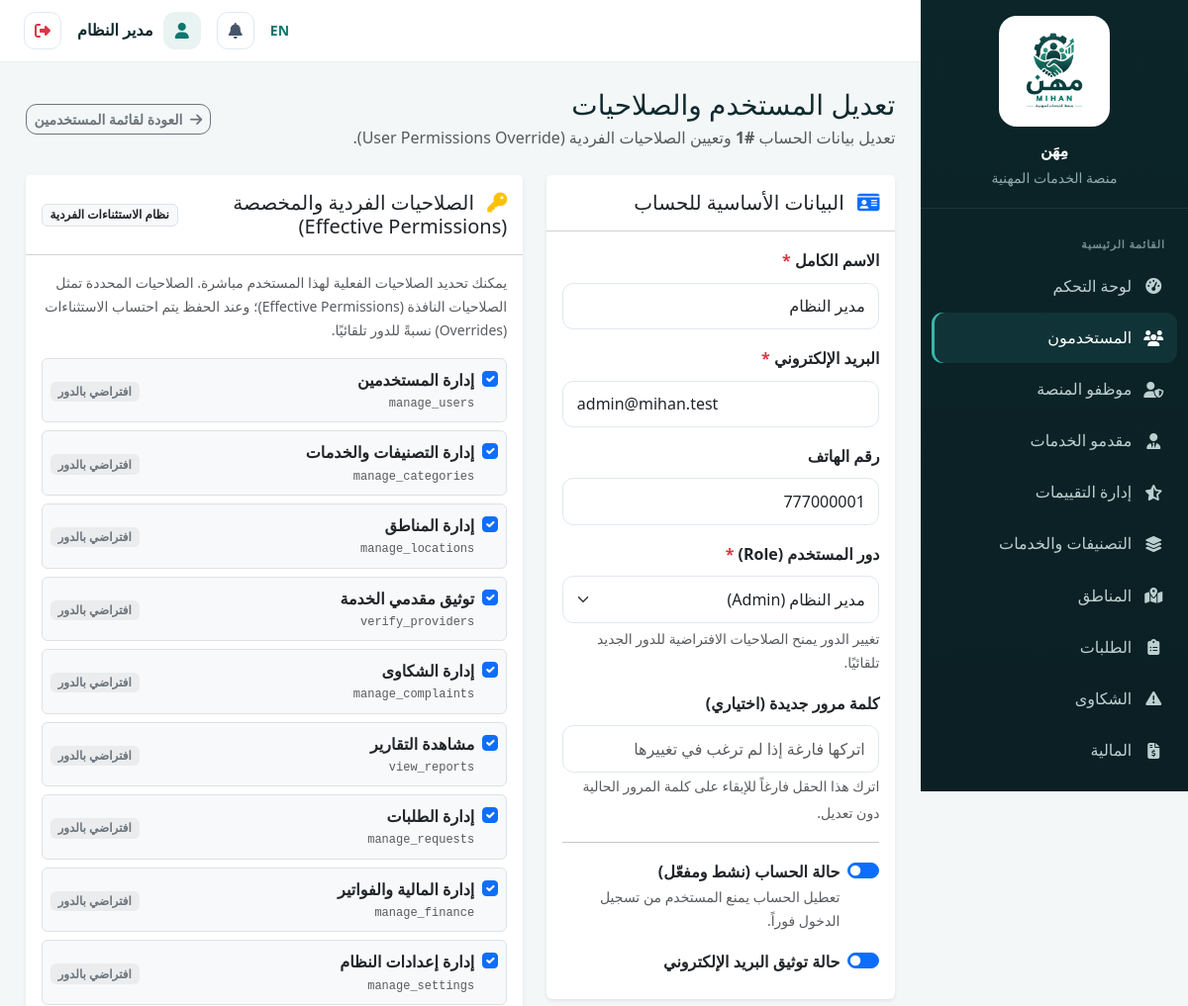
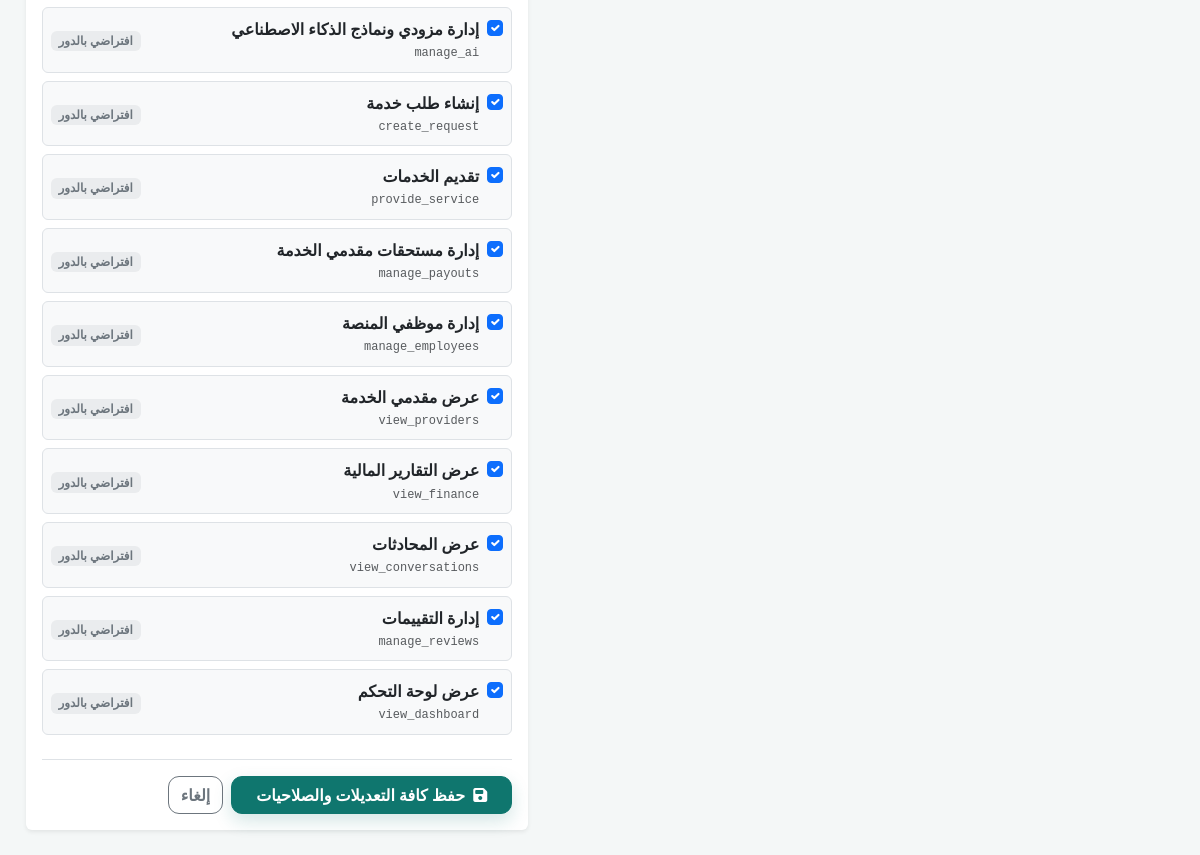
Page /admin/users/1/edit (signed in) on the committed database (2 pictures, top to bottom).
### tables this page shows
CREATE TABLE `system_settings` (
  `id` int(11) NOT NULL,
  `key` varchar(100) NOT NULL,
  `value` text DEFAULT NULL,
  `updated_at` datetime DEFAULT current_timestamp() ON UPDATE current_timestamp()
);

CREATE TABLE `users` (
  `id` int(11) NOT NULL,
  `name` varchar(150) NOT NULL,
  `email` varchar(150) NOT NULL,
  `phone` varchar(20) DEFAULT NULL,
  `password_hash` varchar(255) NOT NULL,
  `role` enum('customer','provider','employee','admin') NOT NULL DEFAULT 'customer',
  `profile_photo` varchar(255) DEFAULT NULL,
  `is_active` tinyint(1) NOT NULL DEFAULT 1,
  `is_verified_email` tinyint(1) NOT NULL DEFAULT 0,
  `created_at` datetime DEFAULT current_timestamp(),
  `updated_at` datetime DEFAULT current_timestamp() ON UPDATE current_timestamp()
);

CREATE TABLE `permissions` (
  `id` int(11) NOT NULL,
  `key` varchar(100) NOT NULL,
  `description` varchar(255) DEFAULT NULL
);

### app/views/admin/user_edit.php (the view, shortened to what the rows shown need)
<div class="d-flex justify-content-between align-items-center mb-4">
  <div>
    <h3 class="mb-1">تعديل المستخدم والصلاحيات</h3>
    <p class="text-muted mb-0">تعديل بيانات الحساب <strong>#<?= (int)$user['id'] ?></strong> وتعيين الصلاحيات الفردية (User Permissions Override).</p>
  </div>
  <a href="<?= url('/admin/users') ?>" class="btn btn-outline-secondary btn-sm">
    <i class="fa-solid fa-arrow-right me-1"></i> العودة لقائمة المستخدمين
  </a>
</div>
<form method="POST" action="<?= url('/admin/users/' . $user['id'] . '/update') ?>" class="row g-4">
  <div class="col-lg-5">
    <div class="card shadow-sm border-0 mb-4">
      <div class="card-header bg-white py-3">
        <h5 class="card-title mb-0"><i class="fa-solid fa-id-card me-2 text-primary"></i> البيانات الأساسية للحساب</h5>
      </div>
      <div class="card-body">
        <div class="mb-3">
          <label class="form-label fw-semibold">الاسم الكامل <span class="text-danger">*</span></label>
          <input type="text" name="name" class="form-control" value="<?= e($user['name']) ?>" required minlength="3" maxlength="150">
        </div>
        <div class="mb-3">
          <label class="form-label fw-semibold">البريد الإلكتروني <span class="text-danger">*</span></label>
          <input type="email" name="email" class="form-control" value="<?= e($user['email']) ?>" required>
        </div>
        <div class="mb-3">
          <label class="form-label fw-semibold">رقم الهاتف</label>
          <input type="text" name="phone" class="form-control" value="<?= e($user['phone'] ?? '') ?>" placeholder="مثال: 777000000">
        </div>
        <div class="mb-3">
          <label class="form-label fw-semibold">دور المستخدم (Role) <span class="text-danger">*</span></label>
          <select name="role" class="form-select" id="roleSelect" required>
            <option value="admin" <?= $user['role'] === 'admin' ? 'selected' : '' ?>>مدير النظام (Admin)</option>
          </select>
          <small class="text-muted d-block mt-1">تغيير الدور يمنح الصلاحيات الافتراضية للدور الجديد تلقائيًا.</small>
        </div>
        <div class="mb-3">
          <label class="form-label fw-semibold">كلمة مرور جديدة (اختياري)</label>
          <input type="password" name="password" class="form-control" placeholder="اتركها فارغة إذا لم ترغب في تغييرها" minlength="6">
          <small class="text-muted">اترك هذا الحقل فارغاً للإبقاء على كلمة المرور الحالية دون تعديل.</small>
        </div>
        <hr class="my-3">
        <div class="mb-3 form-check form-switch">
          <input class="form-check-input" type="checkbox" name="is_active" value="1" id="isActiveCheck" <?= (int)$user['is_active'] === 1 ? 'checked' : '' ?>>
          <label class="form-check-label fw-semibold" for="isActiveCheck">حالة الحساب (نشط ومفعّل)</label>
          <small class="text-muted d-block">تعطيل الحساب يمنع المستخدم من تسجيل الدخول فوراً.</small>
        </div>
        <div class="mb-2 form-check form-switch">
          <input class="form-check-input" type="checkbox" name="is_verified_email" value="1" id="isVerifiedCheck" <?= (int)$user['is_verified_email'] === 1 ? 'checked' : '' ?>>
          <label class="form-check-label fw-semibold" for="isVerifiedCheck">حالة توثيق البريد الإلكتروني</label>
        </div>
      </div>
    </div>
  </div>
  <div class="col-lg-7">
    <div class="card shadow-sm border-0">
      <div class="card-header bg-white py-3 d-flex justify-content-between align-items-center">
        <h5 class="card-title mb-0"><i class="fa-solid fa-key me-2 text-warning"></i> الصلاحيات الفردية والمخصصة (Effective Permissions)</h5>
        <span class="badge bg-light text-dark border">نظام الاستثناءات الفردية</span>
      </div>
      <div class="card-body">
        <p class="small text-muted mb-3">
          يمكنك تحديد الصلاحيات الفعلية لهذا المستخدم مباشرة. الصلاحيات المحددة تمثل الصلاحيات النافذة (Effective Permissions)؛ وعند الحفظ يتم احتساب الاستثناءات (Overrides) نسبةً للدور تلقائيًا.
        </p>
        <div class="row g-2">
          <?php foreach ($user['permissions_catalogue'] as $p): ?>
            <div class="col-12">
              <div class="border rounded p-2 d-flex justify-content-between align-items-center <?= $p['is_allowed'] ? 'bg-light' : '' ?>">
                <div class="form-check mb-0">
                  <input class="form-check-input perm-checkbox" type="checkbox" name="permissions[]" value="<?= e($p['key']) ?>" id="perm_<?= e($p['key']) ?>" <?= $p['is_allowed'] ? 'checked' : '' ?>>
                  <label class="form-check-label fw-semibold text-dark" for="perm_<?= e($p['key']) ?>">
                    <?= e($p['description'] ?: $p['key']) ?>
                  </label>
                  <div class="small text-muted font-monospace" style="font-size:0.75rem;"><?= e($p['key']) ?></div>
                </div>
                <div>
                  <?php if ($p['is_role_default']): ?>
                    <span class="badge bg-secondary bg-opacity-10 text-secondary" style="font-size:0.75rem;">افتراضي بالدور</span>
                  <?php endif; ?>
                </div>
              </div>
            </div>
          <?php endforeach; ?>
        </div>
        <div class="mt-4 pt-3 border-top d-flex gap-2">
          <button type="submit" class="btn btn-primary px-4">
            <i class="fa-solid fa-floppy-disk me-1"></i> حفظ كافة التعديلات والصلاحيات
          </button>
          <a href="<?= url('/admin/users') ?>" class="btn btn-outline-secondary">إلغاء</a>
        </div>
      </div>
    </div>
  </div>
</form>

### app/core/Router.php (shortened to what the rows shown need)
<?php
class Router
{
    private array $routes = [];
    private function add(string $method, string $path, string $handler): void
    {
        $this->routes[] = compact('method', 'path', 'handler');
    }
    public function dispatch(string $method, string $uri): void
    {
        $uri = strtok($uri, '?');
        $base = BASE_PATH;
        if ($base !== '' && strpos($uri, $base) === 0) {
            $uri = substr($uri, strlen($base));
        }
        $uri = rtrim($uri, '/');
        foreach ($this->routes as $route) {
            if ($route['method'] !== $method) continue;
            $pattern = preg_replace('#\{[a-zA-Z_]+\}#', '([^/]+)', $route['path']);
            $pattern = '#^' . $pattern . '$#u';
            if (preg_match($pattern, $uri, $matches)) {
                array_shift($matches);
                [$controllerName, $methodName] = explode('@', $route['handler']);
                $controller = new $controllerName();
                call_user_func_array([$controller, $methodName], $matches);
                return;
            }
        }
    }
}

### app/views/partials/sidebar.php (shortened to what the rows shown need)
<?php
$role=Auth::role(); $current=parse_url($_SERVER['REQUEST_URI']??'',PHP_URL_PATH) ?: '/';
$links=[];
if($role==='customer') $links=[['fa-gauge-high',__('dashboard'),'/customer/dashboard'],['fa-list-check',__('my_requests'),'/customer/requests'],['fa-file-invoice-dollar','المالية والفواتير','/customer/finance'],['fa-plus-circle',__('new_request'),'/customer/requests/create'],['fa-comment-dots',__('smart_assistant'),'/customer/ai/assistant'],['fa-user-gear',__('search'),'/providers'],['fa-triangle-exclamation',__('complaints'),'/customer/complaints'],['fa-user',__('profile'),'/customer/profile']];
elseif($role==='provider') $links=[['fa-gauge-high',__('dashboard'),'/provider/dashboard'],['fa-inbox',__('incoming_requests'),'/provider/requests'],['fa-wallet','المالية والمدفوعات','/provider/finance'],['fa-star',__('reviews'),'/provider/reviews'],['fa-id-card',__('professional_profile'),'/provider/profile']];
elseif($role==='admin') $links=[['fa-gauge-high',__('dashboard'),'/admin/dashboard'],['fa-users',__('users'),'/admin/users'],['fa-user-shield','موظفو المنصة','/admin/employees'],['fa-user-tie',__('providers'),'/admin/providers'],['fa-star-half-stroke',__('review_management'),'/admin/reviews'],['fa-layer-group',__('categories_services'),'/admin/categories'],['fa-map-location-dot',__('locations'),'/admin/locations'],['fa-clipboard-list',__('requests'),'/admin/requests'],['fa-triangle-exclamation',__('complaints'),'/admin/complaints'],['fa-file-invoice-dollar',__('finance'),'/admin/finance'],['fa-chart-line',__('reports_analytics'),'/admin/reports'],['fa-bell',__('notifications'),'/admin/notifications'],['fa-brain',__('ai'),'/admin/ai'],['fa-gear',__('settings'),'/admin/settings']];
?>
<aside class="dash-sidebar">
 <div class="sidebar-brand"><a href="<?= url('/') ?>" class="sidebar-brand-link"><img class="sidebar-logo" src="<?= asset('images/logo-mihan-original.png') ?>" alt="<?= e(__('app_name')) ?>"><span class="sidebar-brand-text"><?= e(setting('site_name', __('app_name'))) ?><small><?= __('professional_services_platform') ?></small></span></a></div>
 <ul class="sidebar-nav"><li class="sidebar-section"><?= __('main_menu') ?></li>
 <?php foreach($links as $link): $active=str_starts_with($current,rtrim(BASE_PATH.$link[2],'/')); ?><li><a class="<?= $active?'active':'' ?>" href="<?= url($link[2]) ?>"><i class="fa-solid <?= $link[0] ?>"></i><span><?= e($link[1]) ?></span></a></li><?php endforeach; ?>
 </ul>
</aside>

### app/views/partials/topbar.php (shortened to what the rows shown need)
<?php require_once __DIR__.'/../../models/Notification.php'; $notifModel=new Notification(); $unread=Auth::check()?$notifModel->unreadCount(Auth::id()):0; ?>
<header class="dash-topbar">
 <div class="ms-auto d-flex align-items-center gap-2 gap-md-3">
  <a href="<?= e(langUrl(currentLang()==='ar'?'en':'ar')) ?>" class="text-decoration-none small fw-semibold"><?= currentLang()==='ar'?'EN':'AR' ?></a>
  <a href="<?= url(Auth::role().'/notifications') ?>" class="icon-btn position-relative"><i class="fa-solid fa-bell"></i><?php if($unread>0): ?><span class="badge rounded-pill bg-danger notif-badge"><?= $unread ?></span><?php endif; ?></a>
  <div class="dash-user"><span class="dash-user-avatar"><i class="fa-solid fa-user"></i></span><span class="dash-user-name fw-semibold"><?= e(Auth::name()) ?></span></div>
  <form method="POST" action="<?= url('/logout') ?>" class="d-inline"><?= csrf_field() ?><button type="submit" class="icon-btn text-danger" title="<?= e(__('logout')) ?>"><i class="fa-solid fa-right-from-bracket"></i></button></form>
 </div>
</header>

### rows in the picture
system_settings: value "مِهَن"
users: name "مدير النظام", id "1", email "admin@mihan.test", phone "777000001", role "مدير النظام (Admin)", is_active "☑", is_verified_email "☑"
permissions: description "إدارة المستخدمين", key "manage_users"
permissions: description "إدارة التصنيفات والخدمات", key "manage_categories"
permissions: description "إدارة المناطق", key "manage_locations"
permissions: description "توثيق مقدمي الخدمة", key "verify_providers"
permissions: description "إدارة الشكاوى", key "manage_complaints"
permissions: description "مشاهدة التقارير", key "view_reports"
permissions: description "إدارة الطلبات", key "manage_requests"
permissions: description "إدارة المالية والفواتير", key "manage_finance"
permissions: description "إدارة إعدادات النظام", key "manage_settings"
permissions: description "إدارة مزودي ونماذج الذكاء الاصطناعي", key "manage_ai"
permissions: description "إنشاء طلب خدمة", key "create_request"
permissions: description "تقديم الخدمات", key "provide_service"
permissions: description "إدارة مستحقات مقدمي الخدمة", key "manage_payouts"
permissions: description "إدارة موظفي المنصة", key "manage_employees"
permissions: description "عرض مقدمي الخدمة", key "view_providers"
permissions: description "عرض التقارير المالية", key "view_finance"
permissions: description "عرض المحادثات", key "view_conversations"
permissions: description "إدارة التقييمات", key "manage_reviews"
permissions: description "عرض لوحة التحكم", key "view_dashboard"

### other values in the picture
$link[1] "لوحة التحكم"
$link[1] "المستخدمون"
$link[1] "موظفو المنصة"
$link[1] "مقدمو الخدمات"
$link[1] "إدارة التقييمات"
$link[1] "التصنيفات والخدمات"
$link[1] "المناطق"
$link[1] "الطلبات"
$link[1] "الشكاوى"
$link[1] "المالية"
